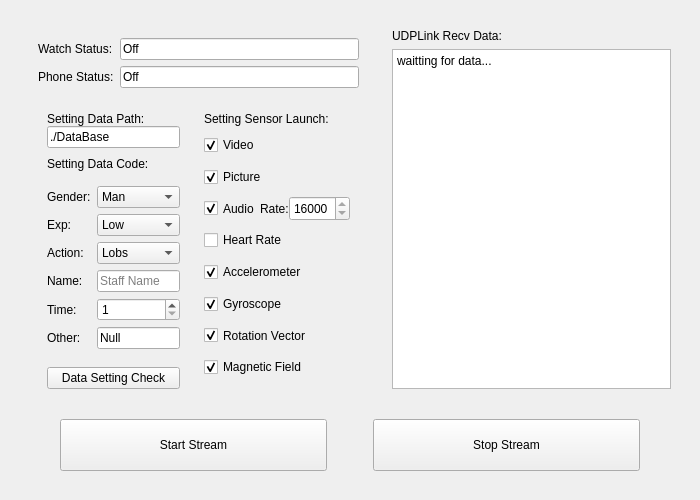
<?xml version="1.0" encoding="UTF-8"?>
<ui version="4.0">
 <class>MainWidget</class>
 <widget class="QWidget" name="MainWidget">
  <property name="geometry">
   <rect>
    <x>0</x>
    <y>0</y>
    <width>700</width>
    <height>500</height>
   </rect>
  </property>
  <property name="sizePolicy">
   <sizepolicy hsizetype="Preferred" vsizetype="Preferred">
    <horstretch>0</horstretch>
    <verstretch>0</verstretch>
   </sizepolicy>
  </property>
  <property name="minimumSize">
   <size>
    <width>700</width>
    <height>500</height>
   </size>
  </property>
  <property name="cursor">
   <cursorShape>ArrowCursor</cursorShape>
  </property>
  <property name="windowTitle">
   <string>Device Controller</string>
  </property>
  <property name="windowOpacity">
   <double>1.000000000000000</double>
  </property>
  <property name="styleSheet">
   <string notr="true">font: 75 9pt &quot;Times New Roman&quot;;</string>
  </property>
  <layout class="QGridLayout" name="gridLayout">
   <property name="spacing">
    <number>3</number>
   </property>
   <item row="1" column="0">
    <widget class="QWidget" name="topWidget" native="true">
     <property name="sizePolicy">
      <sizepolicy hsizetype="Preferred" vsizetype="Preferred">
       <horstretch>2</horstretch>
       <verstretch>4</verstretch>
      </sizepolicy>
     </property>
     <layout class="QGridLayout" name="gridLayout_2">
      <property name="bottomMargin">
       <number>0</number>
      </property>
      <item row="0" column="1">
       <widget class="QWidget" name="topRightwidget" native="true">
        <property name="sizePolicy">
         <sizepolicy hsizetype="Preferred" vsizetype="Preferred">
          <horstretch>1</horstretch>
          <verstretch>0</verstretch>
         </sizepolicy>
        </property>
        <layout class="QVBoxLayout" name="verticalLayout_2">
         <item>
          <widget class="QLabel" name="dataInfoLabel">
           <property name="text">
            <string>UDPLink Recv Data:</string>
           </property>
          </widget>
         </item>
         <item>
          <widget class="QTextEdit" name="dataInfoText">
           <property name="readOnly">
            <bool>true</bool>
           </property>
           <property name="html">
            <string>&lt;!DOCTYPE HTML PUBLIC &quot;-//W3C//DTD HTML 4.0//EN&quot; &quot;http://www.w3.org/TR/REC-html40/strict.dtd&quot;&gt;
&lt;html&gt;&lt;head&gt;&lt;meta name=&quot;qrichtext&quot; content=&quot;1&quot; /&gt;&lt;style type=&quot;text/css&quot;&gt;
p, li { white-space: pre-wrap; }
&lt;/style&gt;&lt;/head&gt;&lt;body style=&quot; font-family:'Times New Roman'; font-size:9pt; font-weight:72; font-style:normal;&quot;&gt;
&lt;p style=&quot; margin-top:0px; margin-bottom:0px; margin-left:0px; margin-right:0px; -qt-block-indent:0; text-indent:0px;&quot;&gt;waitting for data...&lt;/p&gt;&lt;/body&gt;&lt;/html&gt;</string>
           </property>
          </widget>
         </item>
        </layout>
       </widget>
      </item>
      <item row="0" column="0">
       <widget class="QWidget" name="topLeftwidget" native="true">
        <property name="sizePolicy">
         <sizepolicy hsizetype="Preferred" vsizetype="Preferred">
          <horstretch>1</horstretch>
          <verstretch>0</verstretch>
         </sizepolicy>
        </property>
        <layout class="QGridLayout" name="gridLayout_3">
         <property name="bottomMargin">
          <number>0</number>
         </property>
         <item row="0" column="0">
          <widget class="QWidget" name="statusWidget" native="true">
           <property name="sizePolicy">
            <sizepolicy hsizetype="Preferred" vsizetype="Preferred">
             <horstretch>0</horstretch>
             <verstretch>1</verstretch>
            </sizepolicy>
           </property>
           <layout class="QGridLayout" name="gridLayout_4">
            <item row="1" column="1">
             <widget class="QLineEdit" name="phoneStatus">
              <property name="sizePolicy">
               <sizepolicy hsizetype="Expanding" vsizetype="Expanding">
                <horstretch>1</horstretch>
                <verstretch>0</verstretch>
               </sizepolicy>
              </property>
              <property name="text">
               <string>Off</string>
              </property>
              <property name="readOnly">
               <bool>true</bool>
              </property>
             </widget>
            </item>
            <item row="0" column="1">
             <widget class="QLineEdit" name="watchStatus">
              <property name="sizePolicy">
               <sizepolicy hsizetype="Expanding" vsizetype="Expanding">
                <horstretch>1</horstretch>
                <verstretch>0</verstretch>
               </sizepolicy>
              </property>
              <property name="text">
               <string>Off</string>
              </property>
              <property name="readOnly">
               <bool>true</bool>
              </property>
             </widget>
            </item>
            <item row="1" column="0">
             <widget class="QLabel" name="phoneLabel">
              <property name="text">
               <string>Phone Status:</string>
              </property>
             </widget>
            </item>
            <item row="0" column="0">
             <widget class="QLabel" name="watchLabel">
              <property name="text">
               <string>Watch Status:</string>
              </property>
             </widget>
            </item>
           </layout>
          </widget>
         </item>
         <item row="2" column="0">
          <widget class="QWidget" name="settingWidget" native="true">
           <property name="sizePolicy">
            <sizepolicy hsizetype="Preferred" vsizetype="Preferred">
             <horstretch>0</horstretch>
             <verstretch>5</verstretch>
            </sizepolicy>
           </property>
           <layout class="QHBoxLayout" name="horizontalLayout_4">
            <property name="leftMargin">
             <number>9</number>
            </property>
            <property name="topMargin">
             <number>0</number>
            </property>
            <property name="rightMargin">
             <number>9</number>
            </property>
            <item>
             <widget class="QWidget" name="dataSetWidget" native="true">
              <property name="sizePolicy">
               <sizepolicy hsizetype="Preferred" vsizetype="Preferred">
                <horstretch>1</horstretch>
                <verstretch>1</verstretch>
               </sizepolicy>
              </property>
              <layout class="QVBoxLayout" name="verticalLayout_3">
               <property name="spacing">
                <number>0</number>
               </property>
               <property name="leftMargin">
                <number>9</number>
               </property>
               <property name="topMargin">
                <number>9</number>
               </property>
               <property name="rightMargin">
                <number>9</number>
               </property>
               <property name="bottomMargin">
                <number>0</number>
               </property>
               <item>
                <widget class="QWidget" name="dataPathWidget" native="true">
                 <property name="sizePolicy">
                  <sizepolicy hsizetype="Preferred" vsizetype="Preferred">
                   <horstretch>0</horstretch>
                   <verstretch>1</verstretch>
                  </sizepolicy>
                 </property>
                 <layout class="QVBoxLayout" name="verticalLayout">
                  <property name="spacing">
                   <number>0</number>
                  </property>
                  <property name="leftMargin">
                   <number>0</number>
                  </property>
                  <property name="topMargin">
                   <number>0</number>
                  </property>
                  <property name="rightMargin">
                   <number>0</number>
                  </property>
                  <property name="bottomMargin">
                   <number>0</number>
                  </property>
                  <item>
                   <widget class="QLabel" name="dataPathLabel">
                    <property name="sizePolicy">
                     <sizepolicy hsizetype="Preferred" vsizetype="Preferred">
                      <horstretch>0</horstretch>
                      <verstretch>0</verstretch>
                     </sizepolicy>
                    </property>
                    <property name="text">
                     <string>Setting Data Path:</string>
                    </property>
                   </widget>
                  </item>
                  <item>
                   <widget class="QLineEdit" name="dataPathLineEdit">
                    <property name="sizePolicy">
                     <sizepolicy hsizetype="Expanding" vsizetype="Preferred">
                      <horstretch>0</horstretch>
                      <verstretch>0</verstretch>
                     </sizepolicy>
                    </property>
                    <property name="layoutDirection">
                     <enum>Qt::LeftToRight</enum>
                    </property>
                    <property name="text">
                     <string>./DataBase</string>
                    </property>
                   </widget>
                  </item>
                 </layout>
                </widget>
               </item>
               <item>
                <widget class="QWidget" name="dataCodeSetWidget" native="true">
                 <property name="sizePolicy">
                  <sizepolicy hsizetype="Preferred" vsizetype="Preferred">
                   <horstretch>0</horstretch>
                   <verstretch>4</verstretch>
                  </sizepolicy>
                 </property>
                 <layout class="QGridLayout" name="gridLayout_5">
                  <property name="leftMargin">
                   <number>0</number>
                  </property>
                  <property name="rightMargin">
                   <number>0</number>
                  </property>
                  <item row="2" column="0">
                   <widget class="QWidget" name="codeSettingWidget" native="true">
                    <property name="sizePolicy">
                     <sizepolicy hsizetype="Preferred" vsizetype="Preferred">
                      <horstretch>0</horstretch>
                      <verstretch>9</verstretch>
                     </sizepolicy>
                    </property>
                    <layout class="QGridLayout" name="gridLayout_6">
                     <property name="leftMargin">
                      <number>0</number>
                     </property>
                     <property name="topMargin">
                      <number>9</number>
                     </property>
                     <property name="rightMargin">
                      <number>0</number>
                     </property>
                     <property name="bottomMargin">
                      <number>9</number>
                     </property>
                     <item row="3" column="1">
                      <widget class="QLineEdit" name="codeNameEdit">
                       <property name="sizePolicy">
                        <sizepolicy hsizetype="Preferred" vsizetype="Expanding">
                         <horstretch>0</horstretch>
                         <verstretch>0</verstretch>
                        </sizepolicy>
                       </property>
                       <property name="text">
                        <string/>
                       </property>
                       <property name="placeholderText">
                        <string>Staff Name</string>
                       </property>
                      </widget>
                     </item>
                     <item row="4" column="1">
                      <widget class="QSpinBox" name="codeTimeSpinBox">
                       <property name="sizePolicy">
                        <sizepolicy hsizetype="Preferred" vsizetype="Expanding">
                         <horstretch>0</horstretch>
                         <verstretch>0</verstretch>
                        </sizepolicy>
                       </property>
                       <property name="minimum">
                        <number>1</number>
                       </property>
                      </widget>
                     </item>
                     <item row="2" column="0">
                      <widget class="QLabel" name="codeActionLable">
                       <property name="text">
                        <string>Action:</string>
                       </property>
                      </widget>
                     </item>
                     <item row="0" column="0">
                      <widget class="QLabel" name="codeGenderLabel">
                       <property name="sizePolicy">
                        <sizepolicy hsizetype="Preferred" vsizetype="Preferred">
                         <horstretch>0</horstretch>
                         <verstretch>0</verstretch>
                        </sizepolicy>
                       </property>
                       <property name="text">
                        <string>Gender:</string>
                       </property>
                       <property name="margin">
                        <number>0</number>
                       </property>
                      </widget>
                     </item>
                     <item row="5" column="1">
                      <widget class="QLineEdit" name="codeOtherLineEdit">
                       <property name="sizePolicy">
                        <sizepolicy hsizetype="Expanding" vsizetype="Expanding">
                         <horstretch>0</horstretch>
                         <verstretch>0</verstretch>
                        </sizepolicy>
                       </property>
                       <property name="text">
                        <string>Null</string>
                       </property>
                      </widget>
                     </item>
                     <item row="0" column="1">
                      <widget class="QComboBox" name="codeGenderComboBox">
                       <property name="sizePolicy">
                        <sizepolicy hsizetype="Preferred" vsizetype="Expanding">
                         <horstretch>0</horstretch>
                         <verstretch>0</verstretch>
                        </sizepolicy>
                       </property>
                       <item>
                        <property name="text">
                         <string>Man</string>
                        </property>
                       </item>
                       <item>
                        <property name="text">
                         <string>Women</string>
                        </property>
                       </item>
                      </widget>
                     </item>
                     <item row="1" column="0">
                      <widget class="QLabel" name="codeExpLabel">
                       <property name="text">
                        <string>Exp:</string>
                       </property>
                      </widget>
                     </item>
                     <item row="5" column="0">
                      <widget class="QLabel" name="codeOtherLabel">
                       <property name="text">
                        <string>Other:</string>
                       </property>
                      </widget>
                     </item>
                     <item row="3" column="0">
                      <widget class="QLabel" name="codeNameLabel">
                       <property name="text">
                        <string>Name:</string>
                       </property>
                      </widget>
                     </item>
                     <item row="1" column="1">
                      <widget class="QComboBox" name="codeExpComboBox">
                       <property name="sizePolicy">
                        <sizepolicy hsizetype="Preferred" vsizetype="Expanding">
                         <horstretch>0</horstretch>
                         <verstretch>0</verstretch>
                        </sizepolicy>
                       </property>
                       <item>
                        <property name="text">
                         <string>Low</string>
                        </property>
                       </item>
                       <item>
                        <property name="text">
                         <string>Medium</string>
                        </property>
                       </item>
                       <item>
                        <property name="text">
                         <string>High</string>
                        </property>
                       </item>
                      </widget>
                     </item>
                     <item row="2" column="1">
                      <widget class="QComboBox" name="codeActionComboBox">
                       <property name="sizePolicy">
                        <sizepolicy hsizetype="Preferred" vsizetype="Expanding">
                         <horstretch>0</horstretch>
                         <verstretch>0</verstretch>
                        </sizepolicy>
                       </property>
                       <item>
                        <property name="text">
                         <string>Lobs</string>
                        </property>
                       </item>
                       <item>
                        <property name="text">
                         <string>Net Shots</string>
                        </property>
                       </item>
                       <item>
                        <property name="text">
                         <string>Spikes</string>
                        </property>
                       </item>
                      </widget>
                     </item>
                     <item row="4" column="0">
                      <widget class="QLabel" name="codeTimeLabel">
                       <property name="text">
                        <string>Time:</string>
                       </property>
                      </widget>
                     </item>
                    </layout>
                   </widget>
                  </item>
                  <item row="1" column="0">
                   <widget class="QLabel" name="codeSetLabel">
                    <property name="sizePolicy">
                     <sizepolicy hsizetype="Preferred" vsizetype="Preferred">
                      <horstretch>0</horstretch>
                      <verstretch>1</verstretch>
                     </sizepolicy>
                    </property>
                    <property name="layoutDirection">
                     <enum>Qt::LeftToRight</enum>
                    </property>
                    <property name="styleSheet">
                     <string notr="true"/>
                    </property>
                    <property name="text">
                     <string>Setting Data Code:</string>
                    </property>
                   </widget>
                  </item>
                 </layout>
                </widget>
               </item>
               <item>
                <widget class="QPushButton" name="dataSetCheckButton">
                 <property name="sizePolicy">
                  <sizepolicy hsizetype="Preferred" vsizetype="Expanding">
                   <horstretch>0</horstretch>
                   <verstretch>1</verstretch>
                  </sizepolicy>
                 </property>
                 <property name="text">
                  <string>Data Setting Check</string>
                 </property>
                </widget>
               </item>
              </layout>
             </widget>
            </item>
            <item>
             <widget class="QWidget" name="sensorSetWidget" native="true">
              <property name="sizePolicy">
               <sizepolicy hsizetype="Preferred" vsizetype="Preferred">
                <horstretch>1</horstretch>
                <verstretch>1</verstretch>
               </sizepolicy>
              </property>
              <layout class="QVBoxLayout" name="verticalLayout_4">
               <property name="rightMargin">
                <number>9</number>
               </property>
               <item>
                <widget class="QLabel" name="sensorSetlabel">
                 <property name="text">
                  <string>Setting Sensor Launch:</string>
                 </property>
                </widget>
               </item>
               <item>
                <widget class="QWidget" name="videoSetWidget" native="true">
                 <layout class="QHBoxLayout" name="horizontalLayout_3">
                  <property name="spacing">
                   <number>0</number>
                  </property>
                  <property name="leftMargin">
                   <number>0</number>
                  </property>
                  <property name="topMargin">
                   <number>0</number>
                  </property>
                  <property name="rightMargin">
                   <number>0</number>
                  </property>
                  <property name="bottomMargin">
                   <number>0</number>
                  </property>
                  <item>
                   <widget class="QCheckBox" name="videoCheck">
                    <property name="sizePolicy">
                     <sizepolicy hsizetype="Preferred" vsizetype="Expanding">
                      <horstretch>0</horstretch>
                      <verstretch>0</verstretch>
                     </sizepolicy>
                    </property>
                    <property name="cursor">
                     <cursorShape>ArrowCursor</cursorShape>
                    </property>
                    <property name="text">
                     <string>Video</string>
                    </property>
                    <property name="checked">
                     <bool>true</bool>
                    </property>
                    <property name="tristate">
                     <bool>false</bool>
                    </property>
                   </widget>
                  </item>
                 </layout>
                </widget>
               </item>
               <item>
                <widget class="QCheckBox" name="pictureCheck">
                 <property name="sizePolicy">
                  <sizepolicy hsizetype="Preferred" vsizetype="Expanding">
                   <horstretch>0</horstretch>
                   <verstretch>0</verstretch>
                  </sizepolicy>
                 </property>
                 <property name="text">
                  <string>Picture</string>
                 </property>
                 <property name="checked">
                  <bool>true</bool>
                 </property>
                </widget>
               </item>
               <item>
                <widget class="QWidget" name="audioSetwidget" native="true">
                 <layout class="QHBoxLayout" name="horizontalLayout_2">
                  <property name="spacing">
                   <number>0</number>
                  </property>
                  <property name="leftMargin">
                   <number>0</number>
                  </property>
                  <property name="topMargin">
                   <number>0</number>
                  </property>
                  <property name="rightMargin">
                   <number>0</number>
                  </property>
                  <property name="bottomMargin">
                   <number>0</number>
                  </property>
                  <item>
                   <widget class="QCheckBox" name="audioCheck">
                    <property name="sizePolicy">
                     <sizepolicy hsizetype="Preferred" vsizetype="Expanding">
                      <horstretch>1</horstretch>
                      <verstretch>0</verstretch>
                     </sizepolicy>
                    </property>
                    <property name="text">
                     <string>Audio</string>
                    </property>
                    <property name="checked">
                     <bool>true</bool>
                    </property>
                   </widget>
                  </item>
                  <item>
                   <widget class="QLabel" name="audioLabel">
                    <property name="sizePolicy">
                     <sizepolicy hsizetype="Preferred" vsizetype="Preferred">
                      <horstretch>0</horstretch>
                      <verstretch>0</verstretch>
                     </sizepolicy>
                    </property>
                    <property name="layoutDirection">
                     <enum>Qt::LeftToRight</enum>
                    </property>
                    <property name="text">
                     <string>Rate:</string>
                    </property>
                   </widget>
                  </item>
                  <item>
                   <widget class="QSpinBox" name="audioSpinBox">
                    <property name="sizePolicy">
                     <sizepolicy hsizetype="Preferred" vsizetype="Preferred">
                      <horstretch>0</horstretch>
                      <verstretch>0</verstretch>
                     </sizepolicy>
                    </property>
                    <property name="readOnly">
                     <bool>true</bool>
                    </property>
                    <property name="minimum">
                     <number>4000</number>
                    </property>
                    <property name="maximum">
                     <number>64000</number>
                    </property>
                    <property name="singleStep">
                     <number>1000</number>
                    </property>
                    <property name="value">
                     <number>16000</number>
                    </property>
                   </widget>
                  </item>
                 </layout>
                </widget>
               </item>
               <item>
                <widget class="QCheckBox" name="heartRateCheck">
                 <property name="sizePolicy">
                  <sizepolicy hsizetype="Preferred" vsizetype="Expanding">
                   <horstretch>0</horstretch>
                   <verstretch>0</verstretch>
                  </sizepolicy>
                 </property>
                 <property name="text">
                  <string>Heart Rate</string>
                 </property>
                 <property name="shortcut">
                  <string>Ctrl+S</string>
                 </property>
                 <property name="checkable">
                  <bool>false</bool>
                 </property>
                 <property name="checked">
                  <bool>false</bool>
                 </property>
                </widget>
               </item>
               <item>
                <widget class="QCheckBox" name="accelerometerCheck">
                 <property name="sizePolicy">
                  <sizepolicy hsizetype="Preferred" vsizetype="Expanding">
                   <horstretch>0</horstretch>
                   <verstretch>0</verstretch>
                  </sizepolicy>
                 </property>
                 <property name="text">
                  <string>Accelerometer</string>
                 </property>
                 <property name="checked">
                  <bool>true</bool>
                 </property>
                </widget>
               </item>
               <item>
                <widget class="QCheckBox" name="gyroscopeCheck">
                 <property name="sizePolicy">
                  <sizepolicy hsizetype="Preferred" vsizetype="Expanding">
                   <horstretch>0</horstretch>
                   <verstretch>0</verstretch>
                  </sizepolicy>
                 </property>
                 <property name="text">
                  <string>Gyroscope</string>
                 </property>
                 <property name="checked">
                  <bool>true</bool>
                 </property>
                </widget>
               </item>
               <item>
                <widget class="QCheckBox" name="rotationVectorCheck">
                 <property name="sizePolicy">
                  <sizepolicy hsizetype="Preferred" vsizetype="Expanding">
                   <horstretch>0</horstretch>
                   <verstretch>0</verstretch>
                  </sizepolicy>
                 </property>
                 <property name="text">
                  <string>Rotation Vector</string>
                 </property>
                 <property name="checked">
                  <bool>true</bool>
                 </property>
                </widget>
               </item>
               <item>
                <widget class="QCheckBox" name="magneticFieldCheck">
                 <property name="sizePolicy">
                  <sizepolicy hsizetype="Preferred" vsizetype="Expanding">
                   <horstretch>0</horstretch>
                   <verstretch>0</verstretch>
                  </sizepolicy>
                 </property>
                 <property name="text">
                  <string>Magnetic Field</string>
                 </property>
                 <property name="checked">
                  <bool>true</bool>
                 </property>
                </widget>
               </item>
              </layout>
             </widget>
            </item>
           </layout>
          </widget>
         </item>
        </layout>
       </widget>
      </item>
     </layout>
    </widget>
   </item>
   <item row="2" column="0">
    <widget class="QWidget" name="buttomWidget" native="true">
     <property name="sizePolicy">
      <sizepolicy hsizetype="Preferred" vsizetype="Preferred">
       <horstretch>0</horstretch>
       <verstretch>1</verstretch>
      </sizepolicy>
     </property>
     <layout class="QGridLayout" name="buttomWidgetLayout">
      <property name="leftMargin">
       <number>9</number>
      </property>
      <property name="topMargin">
       <number>18</number>
      </property>
      <property name="bottomMargin">
       <number>18</number>
      </property>
      <item row="0" column="1">
       <widget class="QPushButton" name="startStream">
        <property name="sizePolicy">
         <sizepolicy hsizetype="Preferred" vsizetype="Expanding">
          <horstretch>1</horstretch>
          <verstretch>0</verstretch>
         </sizepolicy>
        </property>
        <property name="text">
         <string>Start Stream</string>
        </property>
       </widget>
      </item>
      <item row="0" column="3">
       <widget class="QPushButton" name="stopStream">
        <property name="sizePolicy">
         <sizepolicy hsizetype="Preferred" vsizetype="Expanding">
          <horstretch>1</horstretch>
          <verstretch>1</verstretch>
         </sizepolicy>
        </property>
        <property name="styleSheet">
         <string notr="true"/>
        </property>
        <property name="text">
         <string>Stop Stream</string>
        </property>
       </widget>
      </item>
      <item row="0" column="4">
       <spacer name="horizontalSpacer_3">
        <property name="orientation">
         <enum>Qt::Horizontal</enum>
        </property>
        <property name="sizeType">
         <enum>QSizePolicy::Preferred</enum>
        </property>
        <property name="sizeHint" stdset="0">
         <size>
          <width>40</width>
          <height>20</height>
         </size>
        </property>
       </spacer>
      </item>
      <item row="0" column="2">
       <spacer name="horizontalSpacer">
        <property name="orientation">
         <enum>Qt::Horizontal</enum>
        </property>
        <property name="sizeType">
         <enum>QSizePolicy::Preferred</enum>
        </property>
        <property name="sizeHint" stdset="0">
         <size>
          <width>40</width>
          <height>20</height>
         </size>
        </property>
       </spacer>
      </item>
      <item row="0" column="0">
       <spacer name="horizontalSpacer_2">
        <property name="orientation">
         <enum>Qt::Horizontal</enum>
        </property>
        <property name="sizeType">
         <enum>QSizePolicy::Preferred</enum>
        </property>
        <property name="sizeHint" stdset="0">
         <size>
          <width>40</width>
          <height>20</height>
         </size>
        </property>
       </spacer>
      </item>
     </layout>
    </widget>
   </item>
  </layout>
 </widget>
 <resources/>
 <connections/>
</ui>
